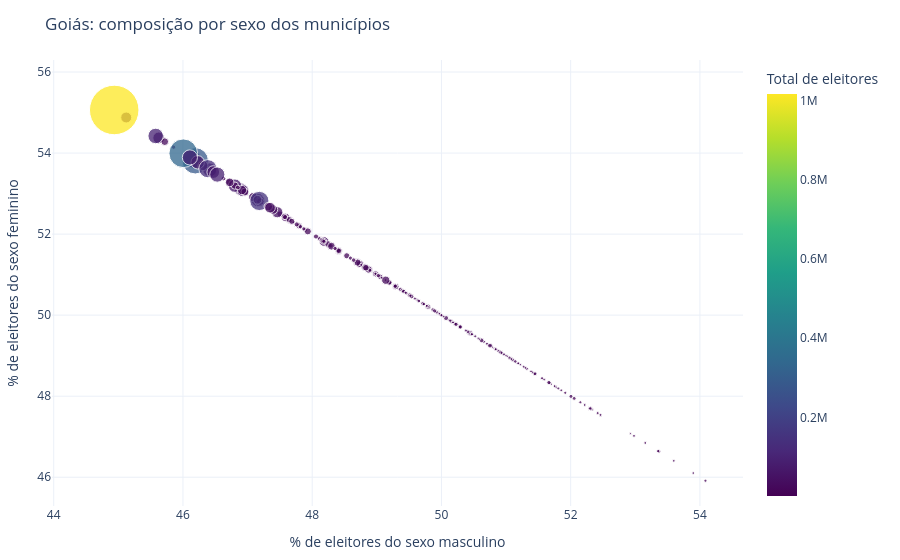

Notebook code for this chart:
### Markdown cell above
## Método para a versão oficial do mapa por candidato

Quando o TSE ou o TRE fornecer a tabela oficial de votos por candidato para presidente em nível municipal, o passo seguinte é:

1. carregar o arquivo em csv/parquet
2. filtrar Goiás
3. normalizar nomes dos municípios
4. fazer o merge com a geografia municipal de Goiás
5. gerar um choropleth por candidato e por ano
6. manter a legenda e a metodologia com clareza

Exemplo de estrutura para esse join:

```python
vote_2022 = pd.read_parquet('data/processed/votos_2022_goias.parquet')
geo = geobr.read_municipality(code_muni='GO', year=2020)
geo['municipio_norm'] = geo['name_muni'].map(normalize_text)
vote_2022['municipio_norm'] = vote_2022['municipio'].map(normalize_text)
final = geo.merge(vote_2022, on='municipio_norm', how='left')
```

Isso permite um mapa por candidato e por ano, com precisão territorial e sem depender de passos improvisados.

### Code cell
from pathlib import Path
import pandas as pd
import geobr
import unicodedata
import plotly.express as px

root = Path('..').resolve()
profile_path = root / 'data' / 'processed' / 'goias_profile_2026.parquet'


def normalize_text(value):
    text = str(value).strip().upper()
    text = unicodedata.normalize('NFKD', text)
    text = ''.join(ch for ch in text if not unicodedata.combining(ch))
    return text

if profile_path.exists():
    profile = pd.read_parquet(profile_path).copy()
    profile['municipio_norm'] = profile['nm_municipio'].map(normalize_text)
    profile['total_eleitores'] = pd.to_numeric(profile['total_eleitores'], errors='coerce').fillna(0)
    profile['share_feminino'] = (profile['FEMININO'] / profile['total_eleitores'] * 100).fillna(0)
    profile['share_masculino'] = (profile['MASCULINO'] / profile['total_eleitores'] * 100).fillna(0)

    geo = geobr.read_municipality(code_muni='GO', year=2020).copy()
    geo['municipio_norm'] = geo['name_muni'].map(normalize_text)

    bubble = geo.merge(
        profile[['municipio_norm', 'total_eleitores', 'share_feminino', 'share_masculino']],
        on='municipio_norm',
        how='left'
    )
    bubble = bubble.dropna(subset=['total_eleitores']).copy()

    fig = px.scatter(
        bubble,
        x='share_masculino',
        y='share_feminino',
        size='total_eleitores',
        color='total_eleitores',
        hover_name='name_muni',
        hover_data={'name_region': True, 'total_eleitores': ':.0f'},
        size_max=35,
        opacity=0.75,
        title='Goiás: composição por sexo dos municípios',
        labels={
            'share_masculino': '% de eleitores do sexo masculino',
            'share_feminino': '% de eleitores do sexo feminino',
            'total_eleitores': 'Total de eleitores',
            'name_region': 'Região do município'
        },
        color_continuous_scale='Viridis'
    )
    fig.update_layout(
        xaxis_title='% de eleitores do sexo masculino',
        yaxis_title='% de eleitores do sexo feminino',
        legend_title_text='Total de eleitores',
        template='plotly_white',
        margin={'r': 20, 't': 60, 'l': 20, 'b': 20}
    )
    fig.show()

    output = root / 'data' / 'processed' / 'goias_bubble_profile_public.html'
    fig.write_html(output)
    print('Gráfico salvo em:', output)
else:
    print('Base de perfil eleitoral não encontrada.')

### Figure 1 — Plotly figure (JSON) as saved in the notebook; plotly's stock layout.template omitted (floating-point values rounded to 4 significant figures; data arrays with more than 128 entries replaced by an {"elided": "..."} marker saying what was removed)
{"data": [{"customdata": {"elided": "245x2 mixed values"}, "hovertemplate": "<b>%{hovertext}</b><br><br>% de eleitores do sexo masculino=%{x}<br>% de eleitores do sexo feminino=%{y}<br>Total de eleitores=%{marker.color:.0f}<br>Região do município=%{customdata[0]}<extra></extra>", "hovertext": {"elided": "245 str values"}, "legendgroup": "", "marker": {"color": {"elided": "245 float values"}, "coloraxis": "coloraxis", "opacity": 0.75, "size": {"elided": "245 float values"}, "sizemode": "area", "sizeref": 829.5, "symbol": "circle"}, "mode": "markers", "name": "", "orientation": "v", "showlegend": false, "type": "scatter", "x": {"elided": "245 float values"}, "xaxis": "x", "y": {"elided": "245 float values"}, "yaxis": "y"}], "layout": {"coloraxis": {"autocolorscale": false, "colorbar": {"title": {"text": "Total de eleitores"}}, "colorscale": [[0, "#440154"], [0.1111, "#482878"], [0.2222, "#3e4989"], [0.3333, "#31688e"], [0.4444, "#26828e"], [0.5556, "#1f9e89"], [0.6667, "#35b779"], [0.7778, "#6ece58"], [0.8889, "#b5de2b"], [1, "#fde725"]]}, "legend": {"itemsizing": "constant", "title": {"text": "Total de eleitores"}, "tracegroupgap": 0}, "margin": {"b": 20, "l": 20, "r": 20, "t": 60}, "title": {"text": "Goiás: composição por sexo dos municípios"}, "xaxis": {"anchor": "y", "domain": [0, 1], "title": {"text": "% de eleitores do sexo masculino"}}, "yaxis": {"anchor": "x", "domain": [0, 1], "title": {"text": "% de eleitores do sexo feminino"}}}}
